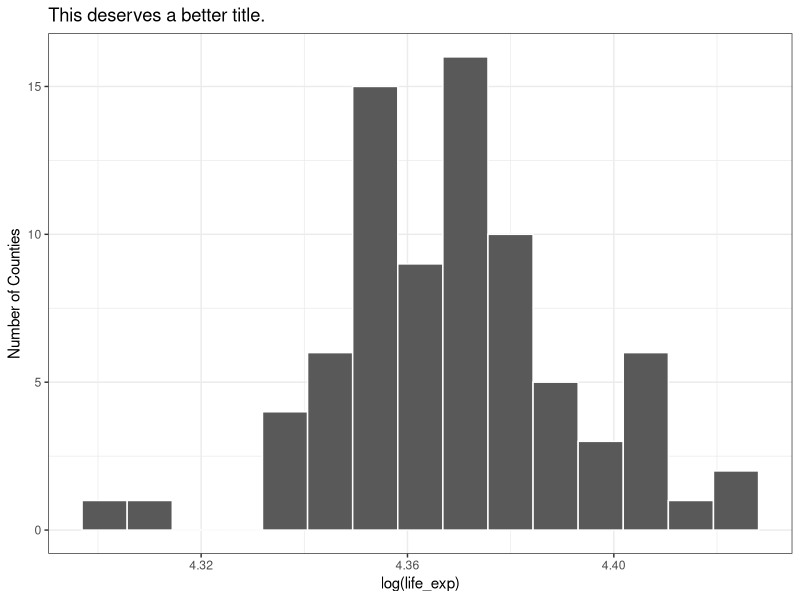

R code for this plot: (Note: this script raises an error after producing the figure.)
## ---- chunk 1

library(tidyverse)

## always need tidyverse, can include other packages too
## which should always be inserted above the tidyverse

theme_set(theme_bw())  ## or use theme_set(theme_light())
## ---- chunk 2
lab2data <- read_csv("lab02-data.csv")
## ---- chunk 3
nynj_counties <- lab2data |>
  filter(state == "NY" | state == "NJ")

nrow(nynj_counties)
## ---- chunk 4
nynj_counties |> count(state)
## ---- chunk 5
nynj_counties |>
    filter(state == "NY") |>
    filter(county == "Suffolk County") |>
    select(state, county, life_exp, metro, covid_mort)
## ---- chunk 6
ggplot(nynj_counties, aes(x = log(life_exp))) +
    geom_histogram(bins = 15, col = "white") +
    labs(title = "This deserves a better title.",
         y = "Number of Counties") 
## ---- chunk 7
sessioninfo::session_info()
